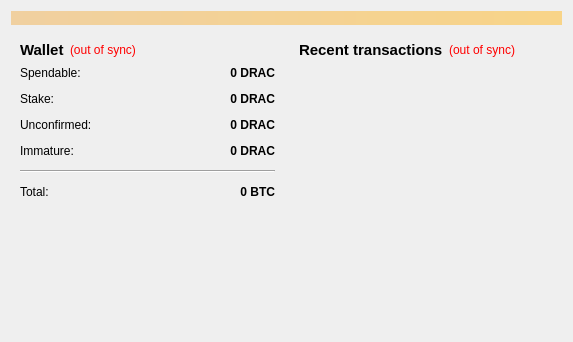
<?xml version="1.0" encoding="UTF-8"?>
<ui version="4.0">
 <class>OverviewPage</class>
 <widget class="QWidget" name="OverviewPage">
  <property name="geometry">
   <rect>
    <x>0</x>
    <y>0</y>
    <width>573</width>
    <height>342</height>
   </rect>
  </property>
  <property name="windowTitle">
   <string>Form</string>
  </property>
  <layout class="QVBoxLayout" name="topLayout">
   <item>
    <widget class="QLabel" name="labelAlerts">
     <property name="visible">
      <bool>false</bool>
     </property>
     <property name="styleSheet">
      <string notr="true">background-color: qlineargradient(x1: 0, y1: 0, x2: 1, y2: 0, stop:0 #F0D0A0, stop:1 #F8D488);  color:#000000
</string>
     </property>
     <property name="wordWrap">
      <bool>true</bool>
     </property>
     <property name="margin">
      <number>3</number>
     </property>
    </widget>
   </item>
   <item>
    <layout class="QHBoxLayout" name="horizontalLayout" stretch="1,1">
     <item>
      <layout class="QVBoxLayout" name="verticalLayout_2">
       <item>
        <widget class="QWidget" name="widget" native="true">
         <layout class="QVBoxLayout" name="verticalLayout_4">
          <item>
           <layout class="QHBoxLayout" name="horizontalLayout_4">
            <item>
             <widget class="QLabel" name="label_5">
              <property name="font">
               <font>
                <pointsize>11</pointsize>
                <weight>75</weight>
                <bold>true</bold>
               </font>
              </property>
              <property name="text">
               <string>Wallet</string>
              </property>
             </widget>
            </item>
            <item>
             <widget class="QLabel" name="labelWalletStatus">
              <property name="toolTip">
               <string>The displayed information may be out of date. Your wallet automatically synchronizes with the DraculaCoin network after a connection is established, but this process has not completed yet.</string>
              </property>
              <property name="styleSheet">
               <string notr="true">QLabel { color: red; }</string>
              </property>
              <property name="text">
               <string notr="true">(out of sync)</string>
              </property>
              <property name="alignment">
               <set>Qt::AlignLeading|Qt::AlignLeft|Qt::AlignVCenter</set>
              </property>
             </widget>
            </item>
            <item>
             <spacer name="horizontalSpacer_2">
              <property name="orientation">
               <enum>Qt::Horizontal</enum>
              </property>
              <property name="sizeHint" stdset="0">
               <size>
                <width>40</width>
                <height>20</height>
               </size>
              </property>
             </spacer>
            </item>
           </layout>
          </item>
          <item>
           <layout class="QFormLayout" name="formLayout_2">
            <property name="fieldGrowthPolicy">
             <enum>QFormLayout::AllNonFixedFieldsGrow</enum>
            </property>
            <property name="horizontalSpacing">
             <number>12</number>
            </property>
            <property name="verticalSpacing">
             <number>12</number>
            </property>
            <item row="0" column="0">
             <widget class="QLabel" name="label">
              <property name="text">
               <string>Spendable:</string>
              </property>
             </widget>
            </item>
            <item row="0" column="1">
             <widget class="QLabel" name="labelBalance">
              <property name="font">
               <font>
                <weight>75</weight>
                <bold>true</bold>
               </font>
              </property>
              <property name="cursor">
               <cursorShape>IBeamCursor</cursorShape>
              </property>
              <property name="toolTip">
               <string>Your current spendable balance</string>
              </property>
              <property name="text">
               <string notr="true">0 DRAC</string>
              </property>
              <property name="alignment">
               <set>Qt::AlignRight|Qt::AlignTrailing|Qt::AlignVCenter</set>
              </property>
              <property name="textInteractionFlags">
               <set>Qt::LinksAccessibleByMouse|Qt::TextSelectableByKeyboard|Qt::TextSelectableByMouse</set>
              </property>
             </widget>
            </item>
            <item row="1" column="0">
             <widget class="QLabel" name="label_6">
              <property name="text">
               <string>Stake:</string>
              </property>
             </widget>
            </item>
            <item row="1" column="1">
             <widget class="QLabel" name="labelStake">
              <property name="font">
               <font>
                <weight>75</weight>
                <bold>true</bold>
               </font>
              </property>
              <property name="cursor">
               <cursorShape>IBeamCursor</cursorShape>
              </property>
              <property name="toolTip">
               <string>Total of coins that was staked, and do not yet count toward the current balance</string>
              </property>
              <property name="text">
               <string notr="true">0 DRAC</string>
              </property>
              <property name="alignment">
               <set>Qt::AlignRight|Qt::AlignTrailing|Qt::AlignVCenter</set>
              </property>
              <property name="textInteractionFlags">
               <set>Qt::LinksAccessibleByMouse|Qt::TextSelectableByKeyboard|Qt::TextSelectableByMouse</set>
              </property>
             </widget>
            </item>
            <item row="2" column="0">
             <widget class="QLabel" name="label_3">
              <property name="text">
               <string>Unconfirmed:</string>
              </property>
             </widget>
            </item>
            <item row="2" column="1">
             <widget class="QLabel" name="labelUnconfirmed">
              <property name="font">
               <font>
                <weight>75</weight>
                <bold>true</bold>
               </font>
              </property>
              <property name="cursor">
               <cursorShape>IBeamCursor</cursorShape>
              </property>
              <property name="toolTip">
               <string>Total of transactions that have yet to be confirmed, and do not yet count toward the current balance</string>
              </property>
              <property name="text">
               <string notr="true">0 DRAC</string>
              </property>
              <property name="alignment">
               <set>Qt::AlignRight|Qt::AlignTrailing|Qt::AlignVCenter</set>
              </property>
              <property name="textInteractionFlags">
               <set>Qt::LinksAccessibleByMouse|Qt::TextSelectableByKeyboard|Qt::TextSelectableByMouse</set>
              </property>
             </widget>
            </item>
            <item row="3" column="0">
             <widget class="QLabel" name="labelImmatureText">
              <property name="text">
               <string>Immature:</string>
              </property>
             </widget>
            </item>
            <item row="3" column="1">
             <widget class="QLabel" name="labelImmature">
              <property name="font">
               <font>
                <weight>75</weight>
                <bold>true</bold>
               </font>
              </property>
              <property name="toolTip">
               <string>Mined balance that has not yet matured</string>
              </property>
              <property name="text">
               <string notr="true">0 DRAC</string>
              </property>
              <property name="alignment">
               <set>Qt::AlignRight|Qt::AlignTrailing|Qt::AlignVCenter</set>
              </property>
              <property name="textInteractionFlags">
               <set>Qt::LinksAccessibleByMouse|Qt::TextSelectableByKeyboard|Qt::TextSelectableByMouse</set>
              </property>
             </widget>
            </item>
            <item row="4" column="0" colspan="2">
             <widget class="Line" name="line">
              <property name="orientation">
               <enum>Qt::Horizontal</enum>
              </property>
             </widget>
            </item>
            <item row="5" column="0">
             <widget class="QLabel" name="labelTotalText">
              <property name="text">
               <string>Total:</string>
              </property>
             </widget>
            </item>
            <item row="5" column="1">
             <widget class="QLabel" name="labelTotal">
              <property name="font">
               <font>
                <weight>75</weight>
                <bold>true</bold>
               </font>
              </property>
              <property name="cursor">
               <cursorShape>IBeamCursor</cursorShape>
              </property>
              <property name="toolTip">
               <string>Your current total balance</string>
              </property>
              <property name="text">
               <string notr="true">0 BTC</string>
              </property>
              <property name="alignment">
               <set>Qt::AlignRight|Qt::AlignTrailing|Qt::AlignVCenter</set>
              </property>
              <property name="textInteractionFlags">
               <set>Qt::LinksAccessibleByMouse|Qt::TextSelectableByKeyboard|Qt::TextSelectableByMouse</set>
              </property>
             </widget>
            </item>
           </layout>
          </item>
         </layout>
        </widget>
       </item>
       <item>
        <spacer name="verticalSpacer">
         <property name="orientation">
          <enum>Qt::Vertical</enum>
         </property>
         <property name="sizeHint" stdset="0">
          <size>
           <width>20</width>
           <height>40</height>
          </size>
         </property>
        </spacer>
       </item>
      </layout>
     </item>
     <item>
      <layout class="QVBoxLayout" name="verticalLayout_3">
       <item>
        <widget class="QWidget" name="widget_2" native="true">
         <layout class="QVBoxLayout" name="verticalLayout">
          <item>
           <layout class="QHBoxLayout" name="horizontalLayout_2">
            <item>
             <widget class="QLabel" name="label_4">
              <property name="font">
               <font>
                <pointsize>11</pointsize>
                <weight>75</weight>
                <bold>true</bold>
               </font>
              </property>
              <property name="text">
               <string>&lt;b&gt;Recent transactions&lt;/b&gt;</string>
              </property>
             </widget>
            </item>
            <item>
             <widget class="QLabel" name="labelTransactionsStatus">
              <property name="toolTip">
               <string>The displayed information may be out of date. Your wallet automatically synchronizes with the DraculaCoin network after a connection is established, but this process has not completed yet.</string>
              </property>
              <property name="styleSheet">
               <string notr="true">QLabel { color: red; }</string>
              </property>
              <property name="text">
               <string notr="true">(out of sync)</string>
              </property>
              <property name="alignment">
               <set>Qt::AlignRight|Qt::AlignTrailing|Qt::AlignVCenter</set>
              </property>
             </widget>
            </item>
            <item>
             <spacer name="horizontalSpacer">
              <property name="orientation">
               <enum>Qt::Horizontal</enum>
              </property>
              <property name="sizeHint" stdset="0">
               <size>
                <width>40</width>
                <height>20</height>
               </size>
              </property>
             </spacer>
            </item>
           </layout>
          </item>
          <item>
           <widget class="QListView" name="listTransactions">
            <property name="styleSheet">
             <string notr="true">QListView { background: transparent; }</string>
            </property>
            <property name="frameShape">
             <enum>QFrame::NoFrame</enum>
            </property>
            <property name="verticalScrollBarPolicy">
             <enum>Qt::ScrollBarAlwaysOff</enum>
            </property>
            <property name="horizontalScrollBarPolicy">
             <enum>Qt::ScrollBarAlwaysOff</enum>
            </property>
            <property name="selectionMode">
             <enum>QAbstractItemView::NoSelection</enum>
            </property>
           </widget>
          </item>
         </layout>
        </widget>
       </item>
      </layout>
     </item>
    </layout>
   </item>
  </layout>
 </widget>
 <resources/>
 <connections/>
</ui>
